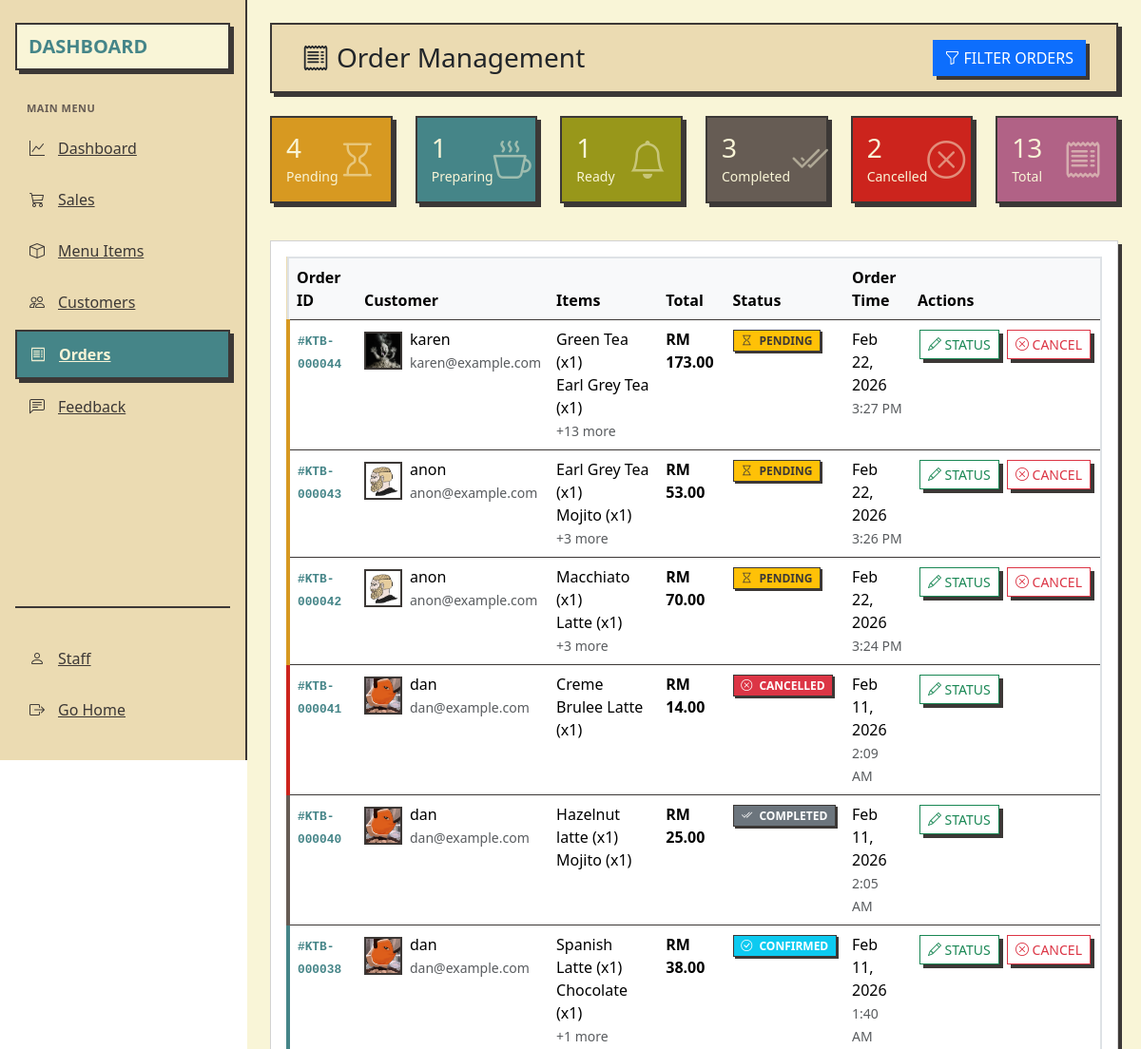
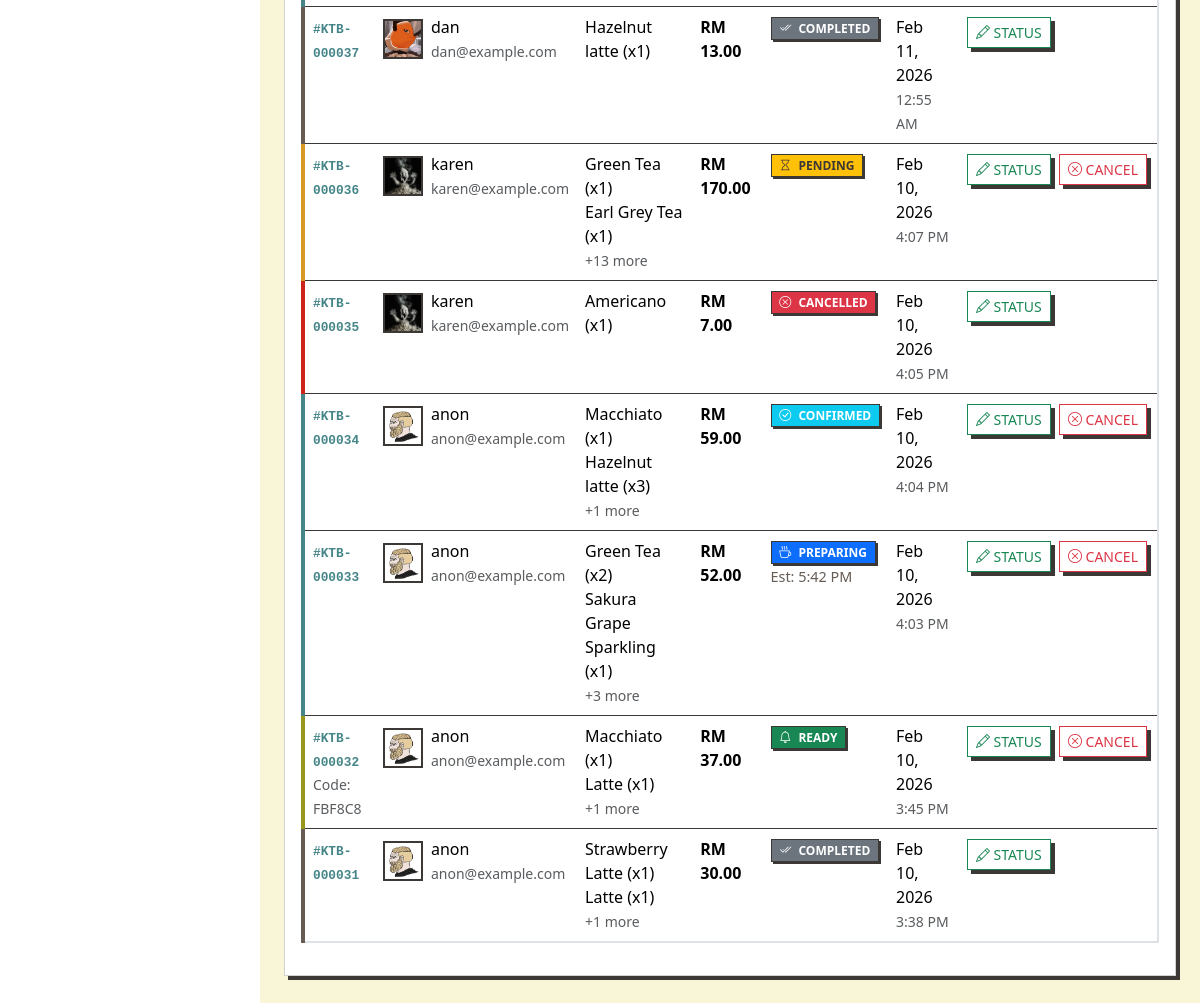
The page /orders.php (signed in) on the database its author committed (2 pictures, top to bottom).
### tables this page shows
CREATE TABLE `orders` (
  `id` int(11) NOT NULL,
  `user_id` int(11) DEFAULT NULL,
  `total_amount` decimal(10,2) NOT NULL,
  `payment_id` varchar(255) NOT NULL,
  `status` varchar(20) DEFAULT 'pending',
  `created_at` timestamp NOT NULL DEFAULT current_timestamp(),
  `updated_at` timestamp NOT NULL DEFAULT current_timestamp() ON UPDATE current_timestamp(),
  `estimated_ready_time` datetime DEFAULT NULL,
  `notes` text DEFAULT NULL,
  `pickup_code` varchar(10) DEFAULT NULL
);

CREATE TABLE `users` (
  `id` int(11) NOT NULL,
  `username` varchar(50) NOT NULL,
  `email` varchar(100) NOT NULL,
  `password` varchar(255) NOT NULL,
  `role_id` int(11) NOT NULL,
  `email_verified` tinyint(1) DEFAULT 0,
  `verification_token` varchar(64) DEFAULT NULL,
  `token_expires` datetime DEFAULT NULL,
  `profile_picture` varchar(255) DEFAULT 'default-profile.png',
  `is_active` tinyint(1) DEFAULT 1,
  `banned_at` datetime DEFAULT NULL,
  `ban_reason` text DEFAULT NULL
);

CREATE TABLE `menu_items` (
  `id` int(11) NOT NULL,
  `name` varchar(100) NOT NULL,
  `description` text DEFAULT NULL,
  `price` decimal(10,2) NOT NULL,
  `category` varchar(50) NOT NULL,
  `image_url` varchar(255) DEFAULT NULL,
  `is_available` tinyint(1) DEFAULT 1,
  `created_at` timestamp NOT NULL DEFAULT current_timestamp(),
  `updated_at` timestamp NOT NULL DEFAULT current_timestamp() ON UPDATE current_timestamp()
);

CREATE TABLE `order_items` (
  `id` int(11) NOT NULL,
  `order_id` int(11) NOT NULL,
  `menu_item_id` int(11) NOT NULL,
  `quantity` int(11) NOT NULL,
  `price` decimal(10,2) NOT NULL
);

### orders.php (the view, shortened to what the rows shown need)
<?php
require 'app/db.php';
require 'app/order_functions.php';
$status_filter = $_GET['status'] ?? 'all';
$date_from = $_GET['date_from'] ?? '';
$date_to = $_GET['date_to'] ?? '';
$search = $_GET['search'] ?? '';
$orders = getOrdersWithFilters($pdo, $status_filter, $date_from, $date_to, $search);
?>
<!DOCTYPE html>
<html lang="en">
<head>
    <link rel="stylesheet" href="assets/css/dashboard.css">
    <link href="assets/vendor/bootstrap/css/bootstrap.min.css" rel="stylesheet">
    <link href="assets/vendor/bootstrap-icons/bootstrap-icons.css" rel="stylesheet">
</head>
<body>
    <div class="app-container">
        <div class="main-content">
            <div class="p-4">
                <div class="top-bar d-flex justify-content-between align-items-center mb-4">
                    <h1 class="h3 mb-0">
                        <i class="bi bi-receipt me-2"></i>Order Management
                    </h1>
                </div>
                <div class="card mb-4">
                    <div class="card-body">
                        <?php if (empty($orders)): ?>
                        <div class="text-center text-muted py-5">
                            <i class="bi bi-receipt display-1 opacity-25"></i>
                            <h4 class="mt-3">No orders found</h4>
                            <p>Try adjusting your filters or check back later.</p>
                        </div>
                        <?php else: ?>
                        <div class="table-responsive">
                            <table class="table table-hover">
                                <thead class="table-light">
                                    <tr>
                                        <th>Order ID</th>
                                        <th>Customer</th>
                                        <th>Items</th>
                                        <th>Total</th>
                                        <th>Status</th>
                                        <th>Order Time</th>
                                        <th>Actions</th>
                                    </tr>
                                </thead>
                                <tbody>
                                    <?php foreach ($orders as $order): ?>
                                    <?php
                                    $status_display = getOrderStatusDisplay($order['current_status']);
                                    $order_items = getOrderItems($pdo, $order['id']);
                                    ?>
                                    <tr class="order-card <?php echo $order['current_status']; ?>">
                                        <td>
                                            <strong class="order-number">
                                                #KTB-<?php echo str_pad($order['id'], 6, '0', STR_PAD_LEFT); ?>
                                            </strong>
                                            <?php if ($order['pickup_code']): ?>
                                            <br>
                                            <small class="text-muted">
                                                Code: <?php echo $order['pickup_code']; ?>
                                            </small>
                                            <?php endif; ?>
                                        </td>
                                        <td>
                                            <div class="d-flex align-items-center">
                                                <?php if ($order['profile_picture']): ?>
                                                <img src="<?php echo htmlspecialchars($order['profile_picture']); ?>"
                                                    alt="Customer"
                                                    class="customer-avatar me-2">
                                                <?php else: ?>
                                                <div class="customer-avatar bg-secondary d-flex align-items-center justify-content-center me-2">
                                                    <i class="bi bi-person text-white"></i>
                                                </div>
                                                <?php endif; ?>
                                                <div>
                                                    <div><?php echo htmlspecialchars($order['username'] ?? 'Guest'); ?></div>
                                                    <small class="text-muted">
                                                        <?php echo htmlspecialchars($order['email'] ?? ''); ?>
                                                    </small>
                                                </div>
                                            </div>
                                        </td>
                                        <td>
                                            <?php if (!empty($order_items)): ?>
                                            <?php
                                            $item_names = array_map(function($item) {
                                                return $item['name'] . ' (x' . $item['quantity'] . ')';
                                            }, array_slice($order_items, 0, 2));
                                            echo implode('<br>', $item_names);
                                            if (count($order_items) > 2) {
                                                echo '<br><small class="text-muted">+' . (count($order_items) - 2) . ' more</small>';
                                            }
                                            ?>
                                            <?php endif; ?>
                                        </td>
                                        <td class="fw-bold">RM <?php echo number_format($order['total_amount'], 2); ?></td>
                                        <td>
                                            <span class="badge bg-<?php echo $status_display['class']; ?>">
                                                <i class="bi <?php echo $status_display['icon']; ?> me-1"></i>
                                                <?php echo $status_display['text']; ?>
                                            </span>
                                            <?php if ($order['estimated_ready_time']): ?>
                                            <br>
                                            <small class="time-remaining">
                                                Est: <?php echo date('g:i A', strtotime($order['estimated_ready_time'])); ?>
                                            </small>
                                            <?php endif; ?>
                                        </td>
                                        <td>
                                            <?php echo date('M j, Y', strtotime($order['created_at'])); ?><br>
                                            <small class="text-muted">
                                                <?php echo date('g:i A', strtotime($order['created_at'])); ?>
                                            </small>
                                        </td>
                                        <td class="table-actions">
                                            <button class="btn btn-sm btn-outline-success"
                                                data-bs-toggle="modal"
                                                data-bs-target="#updateStatusModal"
                                                onclick="updateOrderStatusModal(<?php echo $order['id']; ?>, '<?php echo $order['current_status']; ?>')">
                                                <i class="bi bi-pencil"></i> Status
                                            </button>
                                            <?php if ($order['current_status'] !== 'cancelled' && $order['current_status'] !== 'completed'): ?>
                                            <button class="btn btn-sm btn-outline-danger"
                                                data-bs-toggle="modal"
                                                data-bs-target="#cancelOrderModal"
                                                onclick="cancelOrderModal(<?php echo $order['id']; ?>)">
                                                <i class="bi bi-x-circle"></i> Cancel
                                            </button>
                                            <?php endif; ?>
                                        </td>
                                    </tr>
                                    <?php endforeach; ?>
                                </tbody>
                            </table>
                        </div>
                        <?php endif; ?>
                    </div>
                </div>
            </div>
        </div>
    </div>
</body>
</html>

### rows shown on the page
orders: id "000044", user.profile_picture (picture), user.username "karen", user.email "karen@example.com", item_names "Green Tea (x1) Earl Grey Tea (x1)", count($order_items) - 2 "13", total_amount "173.00", text "PENDING", created_at "Feb 22, 2026", created_at "3:27 PM"
orders: id "000043", user.profile_picture (picture), user.username "anon", user.email "anon@example.com", item_names "Earl Grey Tea (x1) Mojito (x1)", count($order_items) - 2 "3", total_amount "53.00", text "PENDING", created_at "Feb 22, 2026", created_at "3:26 PM"
orders: id "000042", user.profile_picture (picture), user.username "anon", user.email "anon@example.com", item_names "Macchiato (x1) Latte (x1)", count($order_items) - 2 "3", total_amount "70.00", text "PENDING", created_at "Feb 22, 2026", created_at "3:24 PM"
orders: id "000041", user.profile_picture (picture), user.username "dan", user.email "dan@example.com", menu_items.name "Creme Brulee Latte (x1)", total_amount "14.00", text "CANCELLED", created_at "Feb 11, 2026", created_at "2:09 AM"
orders: id "000040", user.profile_picture (picture), user.username "dan", user.email "dan@example.com", item_names "Hazelnut latte (x1) Mojito (x1)", total_amount "25.00", text "COMPLETED", created_at "Feb 11, 2026", created_at "2:05 AM"
orders: id "000038", user.profile_picture (picture), user.username "dan", user.email "dan@example.com", item_names "Spanish Latte (x1) Chocolate (x1)", count($order_items) - 2 "1", total_amount "38.00", text "CONFIRMED", created_at "Feb 11, 2026", created_at "1:40 AM"
orders: id "000037", user.profile_picture (picture), user.username "dan", user.email "dan@example.com", menu_items.name "Hazelnut latte (x1)", total_amount "13.00", text "COMPLETED", created_at "Feb 11, 2026", created_at "12:55 AM"
orders: id "000036", user.profile_picture (picture), user.username "karen", user.email "karen@example.com", item_names "Green Tea (x1) Earl Grey Tea (x1)", count($order_items) - 2 "13", total_amount "170.00", text "PENDING", created_at "Feb 10, 2026", created_at "4:07 PM"
orders: id "000035", user.profile_picture (picture), user.username "karen", user.email "karen@example.com", menu_items.name "Americano (x1)", total_amount "7.00", text "CANCELLED", created_at "Feb 10, 2026", created_at "4:05 PM"
orders: id "000034", user.profile_picture (picture), user.username "anon", user.email "anon@example.com", item_names "Macchiato (x1) Hazelnut latte (x3)", count($order_items) - 2 "1", total_amount "59.00", text "CONFIRMED", created_at "Feb 10, 2026", created_at "4:04 PM"
orders: id "000033", user.profile_picture (picture), user.username "anon", user.email "anon@example.com", item_names "Green Tea (x2) Sakura Grape Sparkling (x1)", count($order_items) - 2 "3", total_amount "52.00", text "PREPARING", estimated_ready_time "5:42 PM", created_at "Feb 10, 2026", created_at "4:03 PM"
orders: id "000032", pickup_code "FBF8C8", user.profile_picture (picture), user.username "anon", user.email "anon@example.com", item_names "Macchiato (x1) Latte (x1)", count($order_items) - 2 "1", total_amount "37.00", text "READY", created_at "Feb 10, 2026", created_at "3:45 PM"
orders: id "000031", user.profile_picture (picture), user.username "anon", user.email "anon@example.com", item_names "Strawberry Latte (x1) Latte (x1)", count($order_items) - 2 "1", total_amount "30.00", text "COMPLETED", created_at "Feb 10, 2026", created_at "3:38 PM"

### other values the page prints
$pending_count "4"
$preparing_count "1"
$ready_count "1"
$completed_count "3"
$cancelled_count "2"
$total_orders "13"
